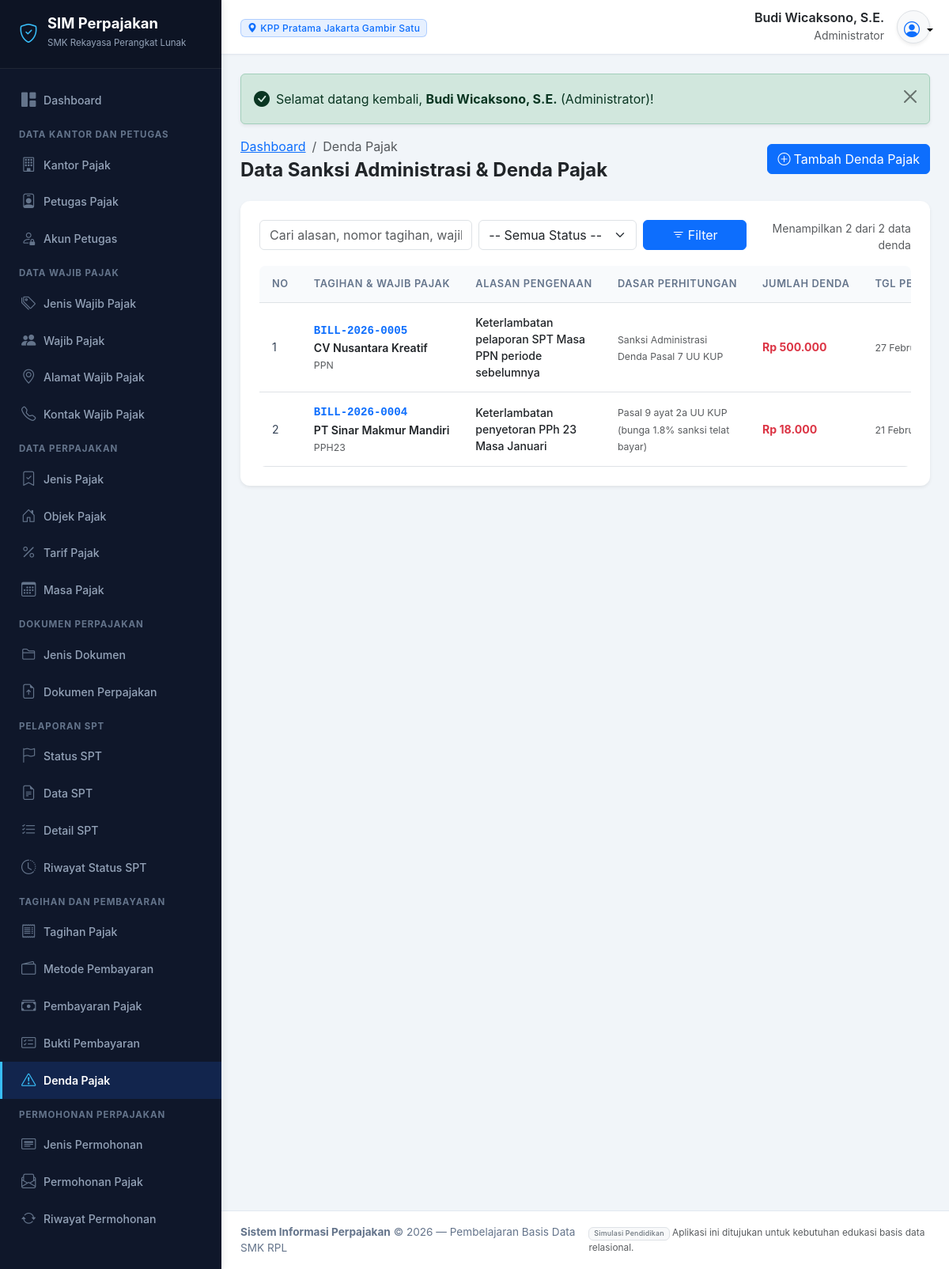
/modules/denda_pajak/index.php (signed in), run on the app's committed database.
### tables this page shows
CREATE TABLE `akun_petugas` (
  `id_akun` INT AUTO_INCREMENT PRIMARY KEY,
  `id_petugas` INT NOT NULL UNIQUE,
  `nama_pengguna` VARCHAR(50) NOT NULL UNIQUE,
  `kata_sandi` VARCHAR(255) NOT NULL,
  `peran` VARCHAR(50) NOT NULL,
  `status_akun` ENUM('Aktif', 'Nonaktif') DEFAULT 'Aktif',
  `terakhir_masuk` DATETIME NULL,
  `created_at` TIMESTAMP DEFAULT CURRENT_TIMESTAMP,
  CONSTRAINT `fk_akun_petugas` FOREIGN KEY (`id_petugas`) 
    REFERENCES `petugas_pajak` (`id_petugas`) ON UPDATE CASCADE ON DELETE CASCADE
);

CREATE TABLE `kantor_pajak` (
  `id_kantor` INT AUTO_INCREMENT PRIMARY KEY,
  `kode_kantor` VARCHAR(20) NOT NULL UNIQUE,
  `nama_kantor` VARCHAR(150) NOT NULL,
  `alamat` TEXT NOT NULL,
  `kota` VARCHAR(100) NOT NULL,
  `nomor_telepon` VARCHAR(30) NOT NULL,
  `email` VARCHAR(100) NOT NULL,
  `created_at` TIMESTAMP DEFAULT CURRENT_TIMESTAMP
);

CREATE TABLE `petugas_pajak` (
  `id_petugas` INT AUTO_INCREMENT PRIMARY KEY,
  `id_kantor` INT NOT NULL,
  `nama_petugas` VARCHAR(150) NOT NULL,
  `nomor_identitas` VARCHAR(50) NOT NULL UNIQUE,
  `jabatan` VARCHAR(100) NOT NULL,
  `nomor_telepon` VARCHAR(30) NOT NULL,
  `email` VARCHAR(100) NOT NULL,
  `status` ENUM('Aktif', 'Nonaktif') DEFAULT 'Aktif',
  `created_at` TIMESTAMP DEFAULT CURRENT_TIMESTAMP,
  CONSTRAINT `fk_petugas_kantor` FOREIGN KEY (`id_kantor`) 
    REFERENCES `kantor_pajak` (`id_kantor`) ON UPDATE CASCADE ON DELETE RESTRICT
);

CREATE TABLE `denda_pajak` (
  `id_denda` INT AUTO_INCREMENT PRIMARY KEY,
  `id_tagihan` INT NOT NULL,
  `alasan_denda` VARCHAR(255) NOT NULL,
  `dasar_perhitungan` VARCHAR(255) NOT NULL,
  `jumlah_denda` DECIMAL(15,2) NOT NULL DEFAULT 0.00,
  `tanggal_pengenaan` DATE NOT NULL,
  `status_denda` ENUM('Aktif', 'Lunas', 'Dibatalkan') DEFAULT 'Aktif',
  CONSTRAINT `fk_denda_tagihan` FOREIGN KEY (`id_tagihan`) 
    REFERENCES `tagihan_pajak` (`id_tagihan`) ON UPDATE CASCADE ON DELETE RESTRICT
);

CREATE TABLE `tagihan_pajak` (
  `id_tagihan` INT AUTO_INCREMENT PRIMARY KEY,
  `id_spt` INT NOT NULL,
  `nomor_tagihan` VARCHAR(50) NOT NULL UNIQUE,
  `tanggal_tagihan` DATE NOT NULL,
  `tanggal_jatuh_tempo` DATE NOT NULL,
  `jumlah_tagihan` DECIMAL(15,2) NOT NULL DEFAULT 0.00,
  `status_tagihan` ENUM('Belum Bayar', 'Dibayar Sebagian', 'Lunas', 'Kadaluarsa') DEFAULT 'Belum Bayar',
  CONSTRAINT `fk_tagihan_spt` FOREIGN KEY (`id_spt`) 
    REFERENCES `spt` (`id_spt`) ON UPDATE CASCADE ON DELETE RESTRICT
);

CREATE TABLE `wajib_pajak` (
  `id_wajib_pajak` INT AUTO_INCREMENT PRIMARY KEY,
  `id_jenis_wajib_pajak` INT NOT NULL,
  `id_kantor` INT NOT NULL,
  `nomor_npwp` VARCHAR(30) NOT NULL UNIQUE,
  `nama_wajib_pajak` VARCHAR(150) NOT NULL,
  `tanggal_pendaftaran` DATE NOT NULL,
  `tanggal_lahir` DATE NULL,
  `jenis_kelamin` ENUM('Laki-laki', 'Perempuan', 'Lainnya') NULL,
  `status_wajib_pajak` ENUM('Aktif', 'Nonaktif', 'Suspen') DEFAULT 'Aktif',
  `created_at` TIMESTAMP DEFAULT CURRENT_TIMESTAMP,
  CONSTRAINT `fk_wp_jenis` FOREIGN KEY (`id_jenis_wajib_pajak`) 
    REFERENCES `jenis_wajib_pajak` (`id_jenis_wajib_pajak`) ON UPDATE CASCADE ON DELETE RESTRICT,
  CONSTRAINT `fk_wp_kantor` FOREIGN KEY (`id_kantor`) 
    REFERENCES `kantor_pajak` (`id_kantor`) ON UPDATE CASCADE ON DELETE RESTRICT
);

CREATE TABLE `jenis_pajak` (
  `id_jenis_pajak` INT AUTO_INCREMENT PRIMARY KEY,
  `kode_pajak` VARCHAR(20) NOT NULL UNIQUE,
  `nama_pajak` VARCHAR(150) NOT NULL,
  `deskripsi` TEXT NULL,
  `status` ENUM('Aktif', 'Nonaktif') DEFAULT 'Aktif'
);

### modules/denda_pajak/index.php (the view, shortened to what this page needs)
<?php
require_once __DIR__ . '/../../includes/header.php';
$cari = bersihkan($_GET['cari'] ?? '');
$filter_tagihan = (int)($_GET['tagihan'] ?? 0);
$halaman = max(1, (int)($_GET['halaman'] ?? 1));
$limit = 10;
$offset = ($halaman - 1) * $limit;
$where = "WHERE 1=1";
$params = [];
$total_data = ambil_satu("
    SELECT COUNT(*) as total
    FROM denda_pajak d
    JOIN tagihan_pajak t ON d.id_tagihan = t.id_tagihan
    JOIN spt s ON t.id_spt = s.id_spt
    JOIN wajib_pajak wp ON s.id_wajib_pajak = wp.id_wajib_pajak
    $where
", $params)['total'];
$query = "
    SELECT d.*, t.nomor_tagihan, t.jumlah_tagihan, t.tanggal_jatuh_tempo,
           wp.id_wajib_pajak, wp.nama_wajib_pajak, wp.nomor_npwp, jp.kode_pajak
    FROM denda_pajak d
    JOIN tagihan_pajak t ON d.id_tagihan = t.id_tagihan
    JOIN spt s ON t.id_spt = s.id_spt
    JOIN jenis_pajak jp ON s.id_jenis_pajak = jp.id_jenis_pajak
    JOIN wajib_pajak wp ON s.id_wajib_pajak = wp.id_wajib_pajak
    $where
    ORDER BY d.id_denda DESC
    LIMIT $limit OFFSET $offset
";
$data_list = ambil_semua($query, $params);
?>
<div class="d-flex flex-column flex-md-row justify-content-between align-items-md-center mb-4 gap-2">
    <div>
        <nav aria-label="breadcrumb">
            <ol class="breadcrumb mb-1">
                <li class="breadcrumb-item"><a href="<?= base_url('dashboard.php') ?>">Dashboard</a></li>
                <li class="breadcrumb-item active" aria-current="page">Denda Pajak</li>
            </ol>
        </nav>
        <h4 class="fw-bold mb-0 text-dark">Data Sanksi Administrasi &amp; Denda Pajak</h4>
    </div>
    <div>
        <a href="tambah.php<?= $filter_tagihan ? '?id_tagihan=' . $filter_tagihan : '' ?>" class="btn btn-primary">
            <i class="bi bi-plus-circle me-1"></i>Tambah Denda Pajak
        </a>
    </div>
</div>
<div class="card border-0 shadow-sm">
    <div class="card-body p-3 p-md-4">
        <form method="GET" class="row g-2 mb-3">
            <div class="col-12 col-md-4">
                <input type="text" name="cari" class="form-control" placeholder="Cari alasan, nomor tagihan, wajib pajak..." value="<?= escape($cari) ?>">
            </div>
            <div class="col-6 col-md-3">
                <select name="status" class="form-select">
                    <option value="">-- Semua Status --</option>
                </select>
            </div>
            <div class="col-6 col-md-2">
                <button class="btn btn-primary w-100" type="submit"><i class="bi bi-filter me-1"></i>Filter</button>
            </div>
            <div class="col-12 col-md-3 text-md-end text-muted small d-flex align-items-center justify-content-md-end">
                Menampilkan <?= count($data_list) ?> dari <?= $total_data ?> data denda
            </div>
        </form>
        <div class="table-responsive">
            <table class="table table-hover align-middle mb-0">
                <thead>
                    <tr>
                        <th style="width: 50px;">No</th>
                        <th>Tagihan &amp; Wajib Pajak</th>
                        <th>Alasan Pengenaan</th>
                        <th>Dasar Perhitungan</th>
                        <th>Jumlah Denda</th>
                        <th>Tgl Pengenaan</th>
                    </tr>
                </thead>
                <tbody>
                    <?php if (empty($data_list)): ?>
                        <tr><td colspan="8" class="text-center py-4 text-muted">Tidak ada data denda pajak ditemukan.</td></tr>
                    <?php else: ?>
                        <?php $no = $offset + 1; foreach ($data_list as $row): ?>
                            <tr>
                                <td><?= $no++ ?></td>
                                <td>
                                    <a href="../tagihan_pajak/detail.php?id=<?= $row['id_tagihan'] ?>" class="fw-bold font-monospace text-decoration-none">
                                        <?= escape($row['nomor_tagihan']) ?>
                                    </a>
                                    <div class="fw-semibold text-dark"><?= escape($row['nama_wajib_pajak']) ?></div>
                                    <small class="text-muted"><?= escape($row['kode_pajak']) ?></small>
                                </td>
                                <td>
                                    <span class="text-dark fw-medium"><?= escape($row['alasan_denda']) ?></span>
                                </td>
                                <td><small class="text-muted"><?= escape($row['dasar_perhitungan']) ?></small></td>
                                <td><span class="fw-bold text-danger"><?= format_rupiah($row['jumlah_denda']) ?></span></td>
                                <td><small class="text-muted"><?= format_tanggal($row['tanggal_pengenaan']) ?></small></td>
                            </tr>
                        <?php endforeach; ?>
                    <?php endif; ?>
                </tbody>
            </table>
        </div>
    </div>
</div>
<?php require_once __DIR__ . '/../../includes/footer.php'; ?>

### includes/header.php (shortened to what this page needs)
<?php
require_once __DIR__ . '/fungsi.php';
$user_aktif = pengguna_login();
$nama_user = $user_aktif['nama_petugas'] ?? $_SESSION['nama_pengguna'] ?? 'Petugas';
$peran_user = $user_aktif['peran'] ?? 'Petugas Pajak';
$kantor_user = $user_aktif['nama_kantor'] ?? 'Kantor Pajak';
?>
<!DOCTYPE html>
<html lang="id">
<head>
    <link rel="stylesheet" href="<?= base_url('assets/css/bootstrap.min.css') ?>">
    <link rel="stylesheet" href="<?= base_url('assets/css/bootstrap-icons.min.css') ?>">
    <link rel="stylesheet" href="<?= base_url('assets/css/style.css') ?>">
    <link rel="stylesheet" href="https://cdn.jsdelivr.net/npm/bootstrap-icons@1.11.3/font/bootstrap-icons.min.css" onerror="this.onerror=null;">
</head>
<body>
<div class="app-wrapper">
    <?php require_once __DIR__ . '/sidebar.php'; ?>
    <div class="app-content">
        <header class="app-header">
            <div class="d-flex align-items-center">
                <div class="d-none d-sm-block">
                    <span class="badge bg-primary bg-opacity-10 text-primary border border-primary border-opacity-25 px-2 py-1">
                        <i class="bi bi-geo-alt-fill me-1"></i><?= escape($kantor_user) ?>
                    </span>
                </div>
            </div>
            <div class="d-flex align-items-center gap-3">
                <div class="text-end d-none d-md-block">
                    <div class="fw-semibold text-dark lh-sm"><?= escape($nama_user) ?></div>
                    <small class="text-muted"><?= escape($peran_user) ?></small>
                </div>
                <div class="dropdown">
                    <button class="btn btn-light rounded-circle p-2 border shadow-sm dropdown-toggle" type="button" id="userDropdown" data-bs-toggle="dropdown" aria-expanded="false" style="width: 42px; height: 42px;">
                        <i class="bi bi-person-circle fs-5 text-primary"></i>
                    </button>
                </div>
            </div>
        </header>
        <main class="p-3 p-md-4 flex-grow-1">

### assets/css/style.css (style rules this page uses)
:root { --primary-color: #1e3a8a; --primary-light: #3b82f6; --primary-dark: #0f172a; --secondary-color: #0d9488; --accent-gold: #f59e0b; --bg-main: #f1f5f9; --sidebar-bg: #0f172a; --sidebar-hover: #1e293b; --sidebar-active: #2563eb; --card-border: #e2e8f0; }
body { background-color: var(--bg-main); font-family: -apple-system, BlinkMacSystemFont, "Segoe UI", Roboto, "Helvetica Neue", Arial, sans-serif; color: #334155; min-height: 100vh; display: flex; flex-direction: column; }
.app-wrapper { display: flex; min-height: 100vh; width: 100%; }
.app-content { flex-grow: 1; display: flex; flex-direction: column; min-width: 0; background-color: var(--bg-main); }
.app-header { background-color: #ffffff; border-bottom: 1px solid #e2e8f0; padding: 0.75rem 1.5rem; display: flex; align-items: center; justify-content: space-between; box-shadow: 0 1px 3px rgba(0,0,0,0.03); position: sticky; top: 0; z-index: 1010; }
.card { border: 1px solid var(--card-border); border-radius: 0.75rem; box-shadow: 0 1px 3px rgba(0,0,0,0.05); background: #ffffff; }
.table-responsive { border-radius: 0.5rem; }
.table th { font-size: 0.8rem; text-transform: uppercase; letter-spacing: 0.05em; font-weight: 600; color: #64748b; background-color: #f8fafc; border-top: none; white-space: nowrap; padding: 0.85rem 1rem; }
.table td { padding: 0.85rem 1rem; vertical-align: middle; font-size: 0.88rem; color: #334155; }
.badge { font-weight: 500; letter-spacing: 0.02em; }

### data on the page
akun_petugas: kantor_pajak.nama_kantor "KPP Pratama Jakarta Gambir Satu", id_petugas.nama_petugas "Budi Wicaksono, S.E.", peran "Administrator"
denda_pajak: id_tagihan.nomor_tagihan "BILL-2026-0005", wajib_pajak.nama_wajib_pajak "CV Nusantara Kreatif", jenis_pajak.kode_pajak "PPN", alasan_denda "Keterlambatan pelaporan SPT Masa PPN periode sebelumnya", dasar_perhitungan "Sanksi Administrasi Denda Pasal 7 UU KUP", jumlah_denda "Rp 500.000", tanggal_pengenaan "27…"
denda_pajak: id_tagihan.nomor_tagihan "BILL-2026-0004", wajib_pajak.nama_wajib_pajak "PT Sinar Makmur Mandiri", jenis_pajak.kode_pajak "PPH23", alasan_denda "Keterlambatan penyetoran PPh 23 Masa Januari", dasar_perhitungan "Pasal 9 ayat 2a UU KUP (bunga 1.8% sanksi telat bayar)", jumlah_denda "Rp 18.000", tanggal_pengenaan "21…"

### other printed values
$flash['pesan'] "Selamat datang kembali, Budi Wicaksono, S.E. (Administrator)!"
count($data_list) "2"
$total_data "2"
